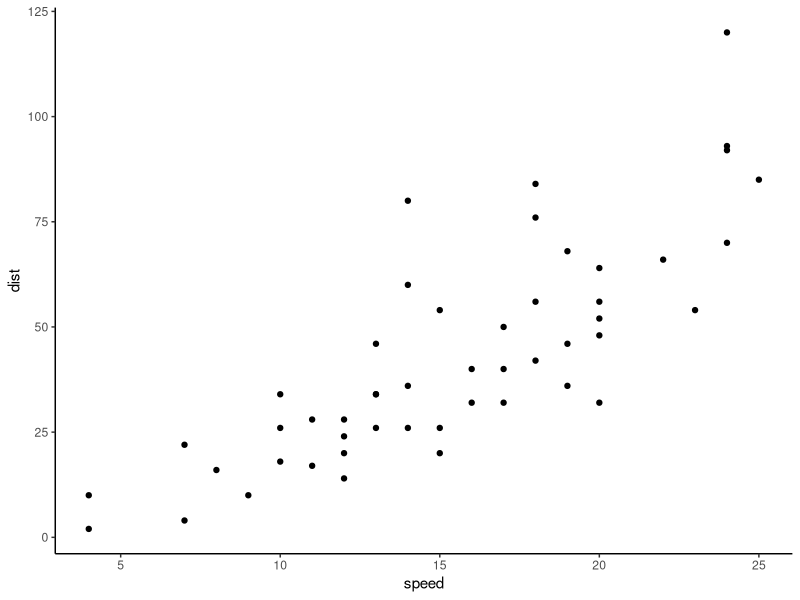
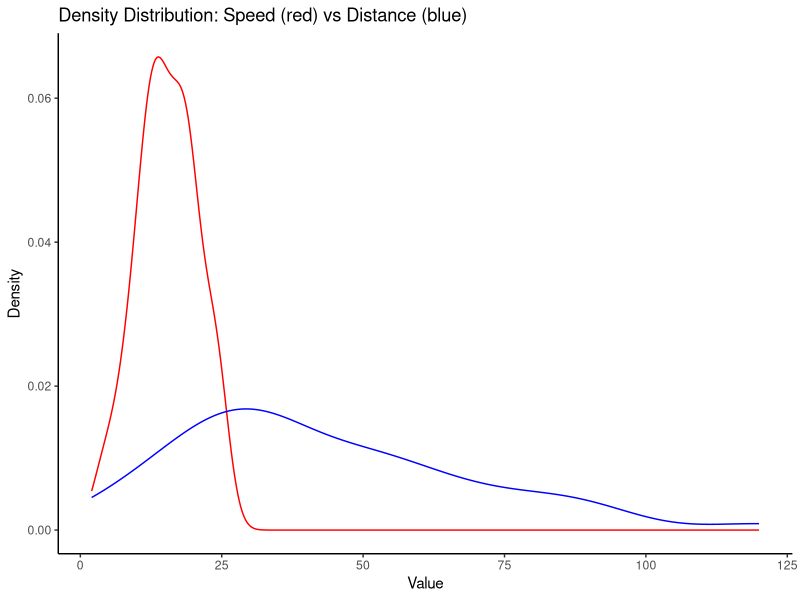
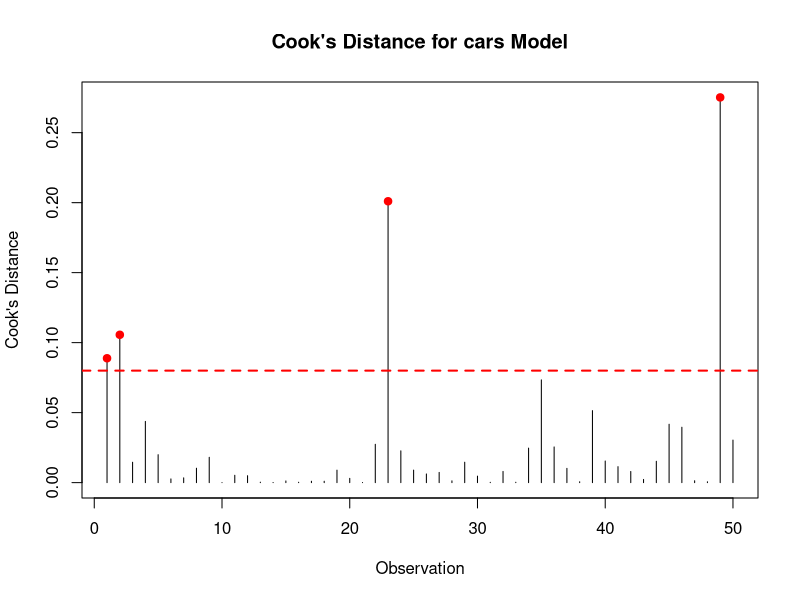

The R script that drew these images, in order:
#普通最小二乘回归的 4 个核心假设：残差呈正态分布且同方差（homoscedastic）；
#观测值相互独立；
#误差项相互独立；
#自变量与因变量呈线性关系。

#假设不满足的解决办法：对数据做变换（对数、平方根、秩变换等）；
#移除异常值；cooks_distance
#增加解释变量；
#采用非参数统计或非线性模型。spearman/non linear model
data("cars")
head(cars,9)
class(cars)
library(ggplot2)
library()
p=ggplot(cars,aes(x=speed,y=dist))+
  geom_point()+
  theme_classic()
p
p1=ggplot(cars)+
  geom_density(aes(x=speed),color="red")+
  geom_density(aes(x=dist),color="blue")+
  labs(
    x = "Value",
    y = "Density",
    title = "Density Distribution: Speed (red) vs Distance (blue)"
  ) +
  theme_classic()
p1

cor(cars$speed,cars$dist,method="pearson")
cor(cars$speed,cars$dist,method="kendall")
cor(cars$speed,cars$dist,method="spearman")
cor.test(cars$speed,cars$dist,method="pearson")

cov_speed_dist=0
for (i in 1:length(cars$speed)){
  cov_speed_dist=cov_speed_dist+(cars$speed[i]-mean(cars$speed))*(cars$dist[i]-mean(cars$dist))/(length(cars$speed)-1)
}
cov_speed_dist
r=cov_speed_dist/sqrt(var(cars$speed)*var(cars$dist))
r

model1=lm(cars$speed~cars$dist)
str(model1)
model1

summary(model1)

model2=lm(dist~speed,cars)
summary(model2)

cooks_d=cooks.distance(model1)
threshold=4/length(cars$speed)
influential_points=which(cooks_d>threshold)
# 绘制 Cook's 距离图
plot(cooks_d, 
     type = "h", 
     main = "Cook's Distance for cars Model",
     xlab = "Observation", 
     ylab = "Cook's Distance")

# 添加阈值线
abline(h = threshold, col = "red", lty = 2, lwd = 2)

# 标记影响点
points(influential_points, cooks_d[influential_points], 
       col = "red", pch = 19)
